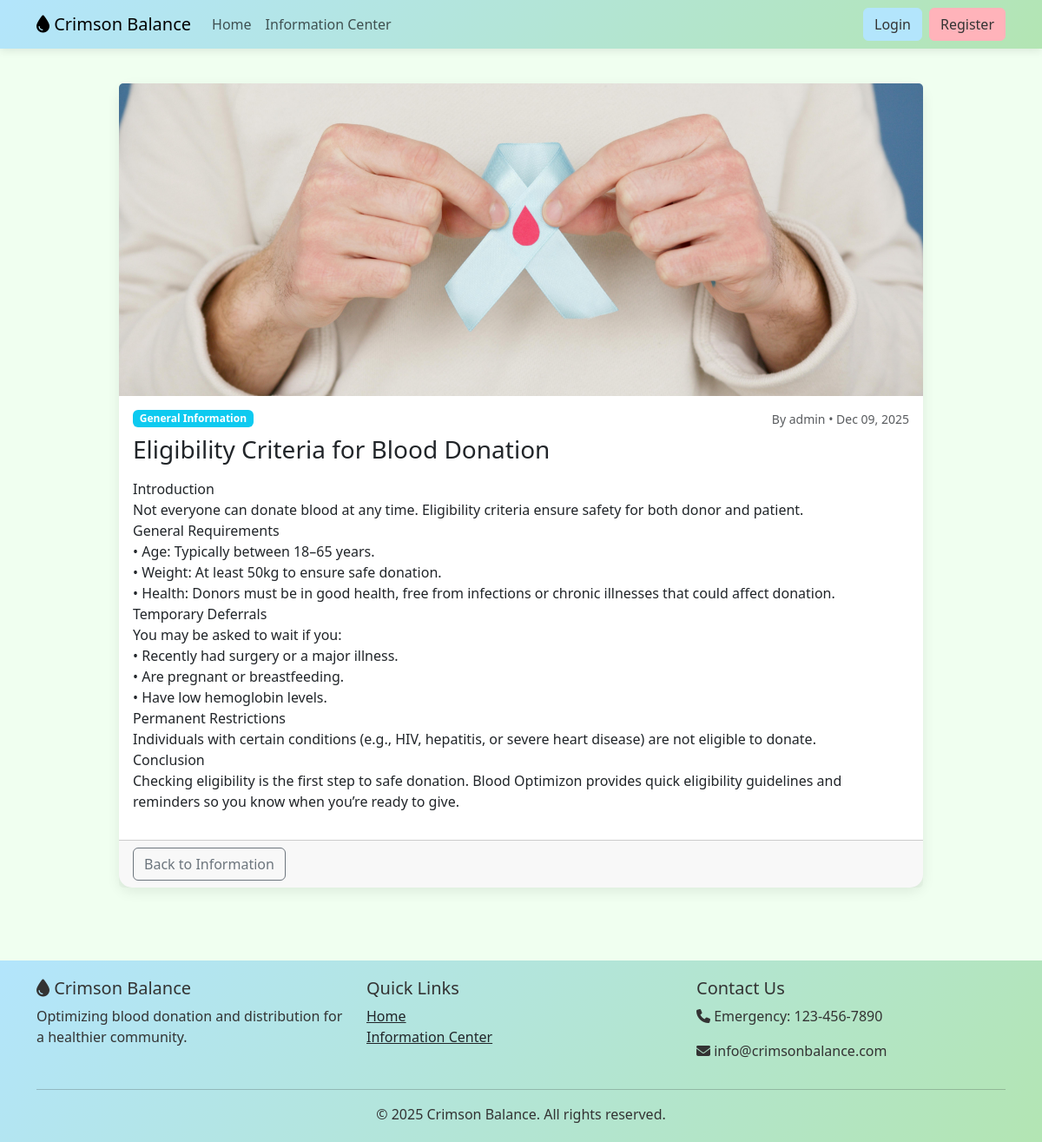
/information/19/, run on the app's committed database.
### bloodapp/models.py (models this page shows, shortened)
class InformationPost(models.Model):
    CATEGORY_CHOICES = (
        ('general', 'General Information'),
        ('donation', 'Blood Donation'),
        ('health', 'Health Tips'),
        ('event', 'Events & Campaigns'),
        ('research', 'Medical Research'),
    )
    title = models.CharField(max_length=200)
    content = models.TextField()
    category = models.CharField(max_length=50, choices=CATEGORY_CHOICES)
    author = models.ForeignKey(User, on_delete=models.CASCADE)
    created_at = models.DateTimeField(auto_now_add=True)
    updated_at = models.DateTimeField(auto_now=True)
    is_published = models.BooleanField(default=True)
    image = models.ImageField(upload_to='info_posts/', blank=True)
    is_featured = models.BooleanField(default=False)

### accounts/models.py (models this page shows, shortened)
class CustomUser(AbstractUser):
    USER_TYPE_CHOICES = (
        ('donor', 'Blood Donor'),
        ('recipient', 'Blood Recipient'),
        ('doctor', 'Doctor'),
        ('admin', 'Administrator'),
    )
    user_type = models.CharField(max_length=20, choices=USER_TYPE_CHOICES, default='donor')
    phone_number = models.CharField(max_length=15, blank=True)
    blood_group = models.CharField(max_length=5, blank=True)
    date_of_birth = models.DateField(null=True, blank=True)
    address = models.TextField(blank=True)
    city = models.CharField(max_length=100, blank=True)
    is_verified = models.BooleanField(default=False)
    profile_picture = models.ImageField(upload_to='profile_pics/', blank=True)

### bloodapp/views.py (the view)
# urls.py: path('information/<int:pk>/', views.information_detail, name='information_detail'),
def information_detail(request, pk):
    post = get_object_or_404(InformationPost, pk=pk)
    if not post.is_published and (not request.user.is_authenticated or request.user.user_type not in ['doctor', 'admin']):
        messages.error(request, 'This post is not published.')
        return redirect('information_center')
    return render(request, 'bloodapp/information_detail.html', {'post': post})

### templates/bloodapp/information_detail.html (shortened to what this page needs)
{% extends 'base.html' %}
{% block content %}
<div class="row">
  <div class="col-md-10 offset-md-1">
    <div class="card">
      {% if post.image %}
      <img src="{{ post.image.url }}" class="card-img-top" alt="{{ post.title }}" style="max-height: 360px; object-fit: cover;">
      {% endif %}
      <div class="card-body">
        <div class="d-flex justify-content-between align-items-start mb-2">
          <span class="badge bg-info">{{ post.get_category_display }}</span>
          <small class="text-muted">
            By {{ post.author.username }} • {{ post.created_at|date:"M d, Y" }}
          </small>
        </div>
        <h3 class="mb-3">{{ post.title }}</h3>
        <div>{{ post.content|linebreaks }}</div>
      </div>
      <div class="card-footer d-flex justify-content-between">
        <a href="{% url 'information_center' %}" class="btn btn-outline-secondary">Back to Information</a>
      </div>
    </div>
  </div>
</div>
{% endblock %}

### templates/base.html (style rules this page uses)
:root { --pastel-red: #FFB3BA; --pastel-blue: #B3E5FC; --pastel-green: #B3E5B3; --light-gray: #f8f9fa; }
body { background-color:honeydew; font-family: 'Segoe UI', Tahoma, Geneva, Verdana, sans-serif; }
.card { border-radius: 15px; box-shadow: 0 5px 15px rgba(0,0,0,0.08); border: none; margin-bottom: 20px; }

### data on the page
InformationPost: image (picture), category "General Information", author.username "admin", created_at "Dec 09, 2025", title "Eligibility Criteria for Blood Donation", content "Introduction Not everyone can donate blood at any time. Eligibility criteria ensure safety for both donor and patient. General Requirements • Age: Typically between 18–65 years. • Weight: At least 50kg to ensure safe donation. • Health: Donors must be in good health, free from infections or chronic illnesses that could affect donation. Temporary Deferrals You may be asked to wait if you: • Recently had surgery or a major illness. • Are pregnant or breastfeeding. • Have low hemoglobin levels. Permanent Restrictions Individuals with certain conditions (e.g., HIV, hepatitis, or severe heart disease) are not eligible to donate. Conclusion Checking eligibility is the first step to safe donation.…"
